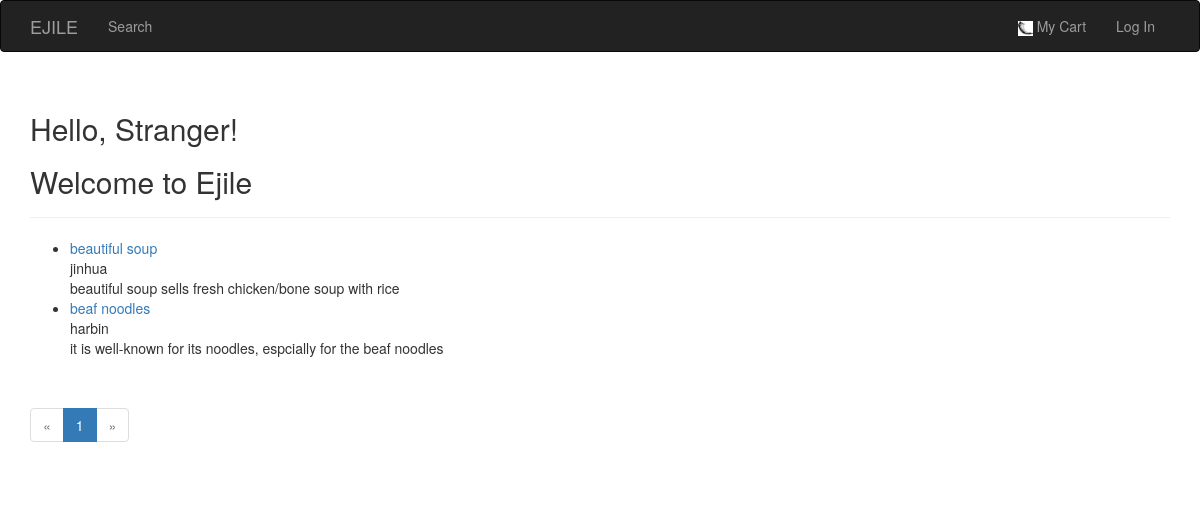
The app's page /, older data.
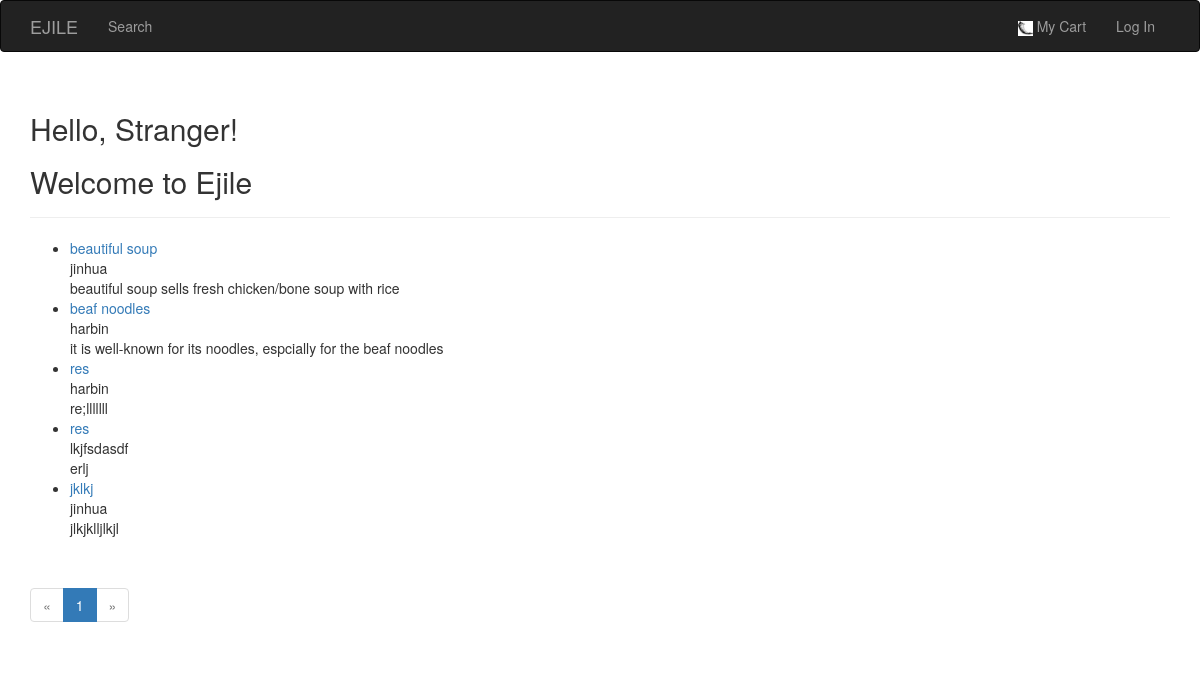
The same page, newer data.
### app/models.py (models this page shows, shortened)
class Restaurant(db.Model):
    __tablename__   = 'restaurants'
    id              = db.Column(db.Integer, primary_key = True)
    name            = db.Column(db.String(64))
    city            = db.Column(db.String(64))
    description     = db.Column(db.Text)
    imageurl        = db.Column(db.Text)
    foodItems       = db.relationship('FoodItem', backref = 'restaurant', lazy = 'dynamic')
    orderItems      = db.relationship('OrderItem', backref = 'restaurant', lazy = 'dynamic')
    user_id         = db.Column(db.Integer, db.ForeignKey('users.id'))
    orders          = db.relationship('Order', backref='restaurant', lazy='dynamic')

### app/main/views.py (the view)
@main.route('/', methods=['GET', 'POST'])
def index():
    page = request.args.get('page', 1, type=int)
    pagination = Restaurant.query.paginate(
        page, per_page=current_app.config['EJILE_RESTAURANT_PER_PAGE'],
        error_out=False)
    restaurants = pagination.items
    return render_template('index.html', restaurants=restaurants, pagination=pagination)

### app/auth/views.py (called while the page is built)
@auth.before_app_request
def before_request():
    if current_user.is_authenticated():
        current_user.ping()
        if not current_user.confirmed \
                and request.endpoint[:5] != 'auth.' \
                and request.endpoint != 'static':
            return redirect(url_for('auth.unconfirmed'))
        if current_user.is_salesmanager() and current_user.to_be_confirm_salesmanager \
                and request.endpoint == 'salesmanager':
            return redirect(url_for('salesmanager.ungranted'))

### app/main/__init__.py (called while the page is built)
@main.app_context_processor
def inject_permissions():
    return dict(Permission=Permission)

### app/templates/index.html (shortened to what this page needs)
{% extends "base.html" %}
{% import "bootstrap/wtf.html" as wtf %}
{% import "_macros.html" as macros %}
{% block page_content %}
<div class="page-header">
    <h2>Hello, {% if current_user.is_authenticated() %}{{ current_user.username }}{% else %}Stranger{% endif %}!</h2>
 	<h2>Welcome to Ejile</h2>
</div>
<div>
    {% include '_restaurants.html' %}
</div>
{% if pagination %}
<div class="pagination">
    {{ macros.pagination_widget(pagination, '.index') }}
</div>
{% endif %}
{% endblock %}

### app/templates/_restaurants.html
<ul class="restaurants">
    {% for restaurant in restaurants %}
    <li class="restaurant">
    	<div> <a href="{{ url_for('.restaurants', id=restaurant.id ) }}">
    		{{ restaurant.name }} </a></div>
        <div>{{ restaurant.city }}</div>
        <div>{{ restaurant.description }}</div>
    </li>
    {% endfor %}
</ul>

Row changes from the older to the newer data that the page shows:
added Restaurant: name "res", city "harbin", description "re;lllllll"
added Restaurant: name "res", city "lkjfsdasdf", description "erlj"
added Restaurant: name "jklkj", city "jinhua", description "jlkjklljlkjl"
